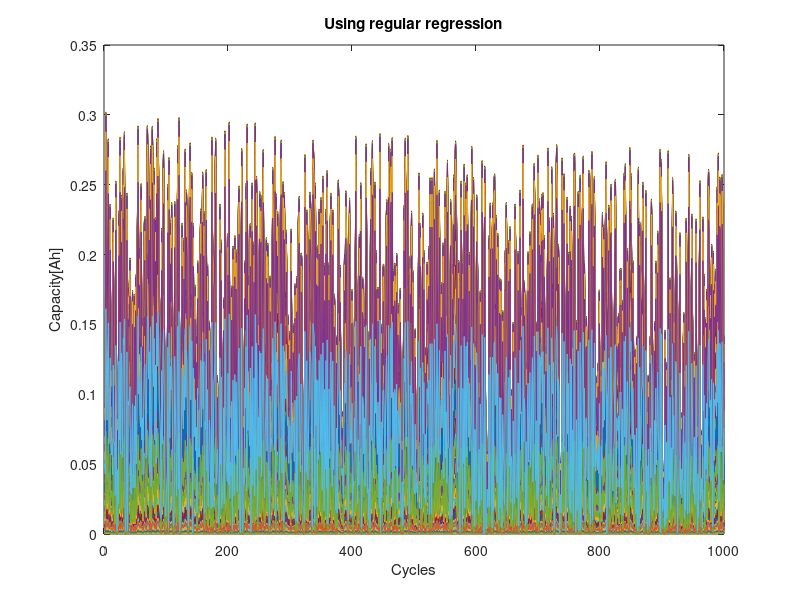
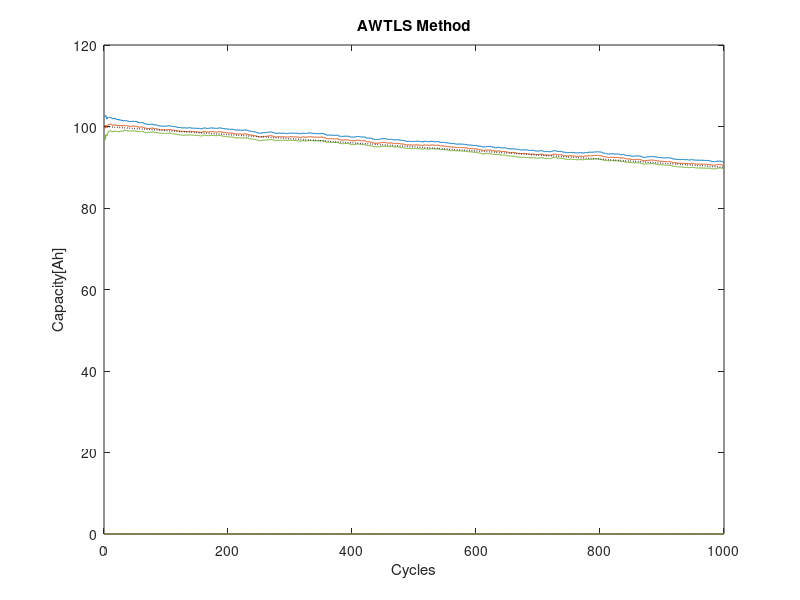
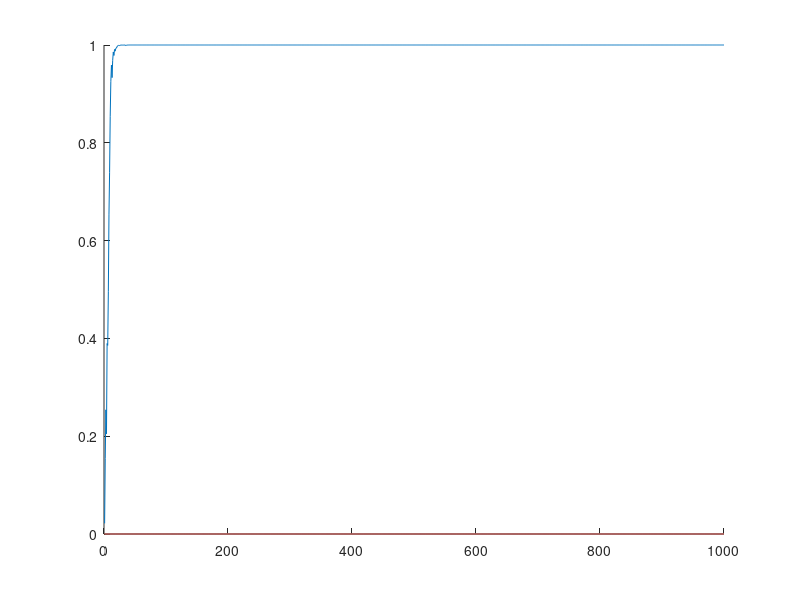

Write MATLAB code to recreate these figures, in order.
%% Initializing the parameters for our simulation

Q_initial = 100;            % true initial capacity [Ah]
I_max = 5*Q_initial;        % must be able to measure current up to +/- maxI
I_sensor_bit = 2^10;        % 10-bit precision on current sensor (number of combinations)
slope = -0.01;              % rate of change of capacity
Q_nom = .99*Q_initial;       % nominal capacity
SoC_max = 0.8;                 % max change in SOC between capacity estimates
SoC_min = -SoC_max;               % min change in SOC (signed)
mode = 0.5; sigma = 0.6;    % The mode and standard deviation of the measurement updates
socnoise = 0.01;            % standard deviation of SOC estimates
gamma = 0.98;               % forgetting factor (Range Between 0.9 -0.99 depending on the use case)

%% Computing the simulated data sets
n = 1000; % number of data points to use in computations/plots
Qreal = (Q_initial+slope*(1:n))';   % simulated true capacity as it (possibly) changes over time
x = ((SoC_max-SoC_min)*rand(n,1)+SoC_min);   % simulated true change in SOC between measurements (z2-z1)
y = Qreal.*x;                       % true accumulated ampere hours over that interval

%% Add in some noise to both variables. (Generate Lognormal Random Number)
binsize = 2*I_max/I_sensor_bit; 
mu = log(mode)+sigma^2;
m = 3600*lognrnd(mu,sigma,n,1);
del_y = binsize*sqrt(m/12)/3600;   % the standard deviation of y (Current measurement noise)
del_x = socnoise*ones(n,1);        % the standard deviation of x (SoC estimation noise) 
%% Simulated Measured add the deviation (noise)
x = x + del_x.*randn(n,1);         % add noise to true change in SOC 
y = y + del_y.*randn(n,1);         % add noise to accumulated ampere hours
%% To show the effect of using simple linear regression
figure(1);
clf
plot(abs(y)/abs(x));
title("Using regular regression");
xlabel('Cycles');
ylabel('Capacity[Ah]');

%% kick off the algorithm with the measured parameters and the variance of the measurements (SD^2)
SigmaY = del_y.^2;
SigmaX = del_x.^2;
measX = x;
measY = y;

%% AWLTS Start
Qhat = zeros(length(measX),4); SigmaQ = Qhat; Fit = Qhat; 
K = sqrt(SigmaX(1)/SigmaY(1));  
% Initialize some variables used for the recursive methods.
C1 = 0; C2 =0; C3 = 0; C4 = 0; C5 = 0; C6 = 0;
  if Q_nom ~= 0
    C1 = 1/(K^2*SigmaY(1)); C2 = K*Q_nom/(K^2*SigmaY(1)); 
    C3 = K^2*Q_nom^2/(K^2*SigmaY(1));
    C4 = 1/SigmaX(1); C5 = K*Q_nom/SigmaX(1); C6 = K^2*Q_nom^2/SigmaX(1);
  end
for iter = 1:length(measX)
    % Compute some variables used for the recursive methods
    C1 = gamma*C1 + measX(iter)^2/(K^2*SigmaY(iter));
    C2 = gamma*C2 + K*measX(iter)*measY(iter)/(K^2*SigmaY(iter));
    C3 = gamma*C3 + K^2*measY(iter)^2/(K^2*SigmaY(iter));
    C4 = gamma*C4 + measX(iter)^2/SigmaX(iter);
    C5 = gamma*C5 + K*measX(iter)*measY(iter)/SigmaX(iter);
    C6 = gamma*C6 + K^2*measY(iter)^2/SigmaX(iter);
    %AWLTS
    r = roots([C5 (-C1+2*C4-C6) (3*C2-3*C5) (C1-2*C3+C6) -C2]);
    r = r(r==conj(r)); % discard complex-conjugate roots
    r = r(r>0); % discard negative roots
    Jr = ((1./(r.^2+1).^2).*(r.^4*C4-2*C5*r.^3+(C1+C6)*r.^2-2*C2*r+C3))';
    J = min(Jr);
    Q = r(Jr==J); % keep Q that minimizes cost function
    H = (2/(Q^2+1)^4)*(-2*C5*Q^5+(3*C1-6*C4+3*C6)*Q^4+(-12*C2+16*C5)*Q^3 ...
          +(-8*C1+10*C3+6*C4-8*C6)*Q^2+(12*C2-6*C5)*Q+(C1-2*C3+C6));
    Qhat(iter) = Q/K;
    SigmaQ(iter) = 2/H/K^2; %the variance calculated for error bounds 
    Fit(iter) = gammainc(J/2,(2*iter-1)'/2,'upper');
end
Fit = real(Fit);
figure(2);
clf;
plot(Qhat+3*sqrt(SigmaQ),'linewidth',0.5);
hold on
plot(Qhat-3*sqrt(SigmaQ),'linewidth',0.5); 
hold on
plot(Qhat);
hold on
plot(1:n,Qreal,'k:','linewidth',1); 
title('AWTLS Method');
xlabel('Cycles');
ylabel('Capacity[Ah]');
figure(3); clf; hold on; plot(Fit);